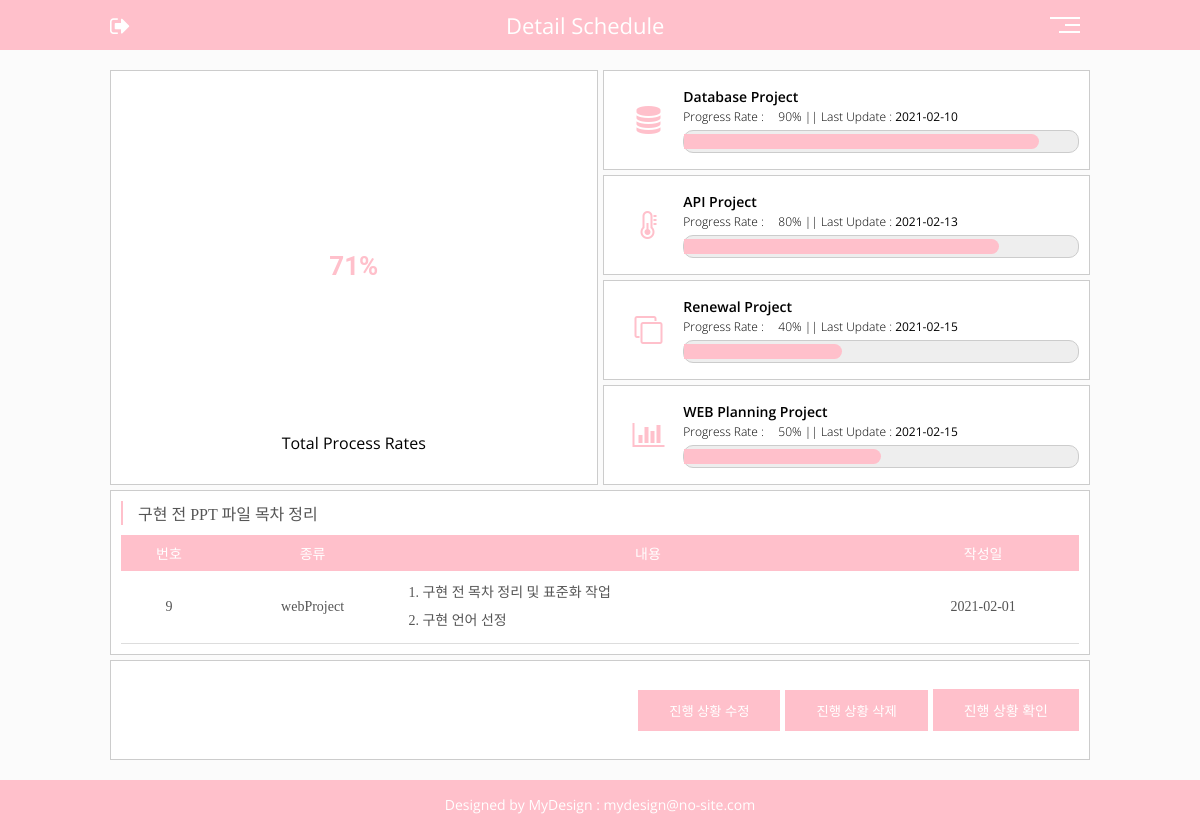
Page /pages/detail_view.php?num=9 (signed in) on the earlier database version.
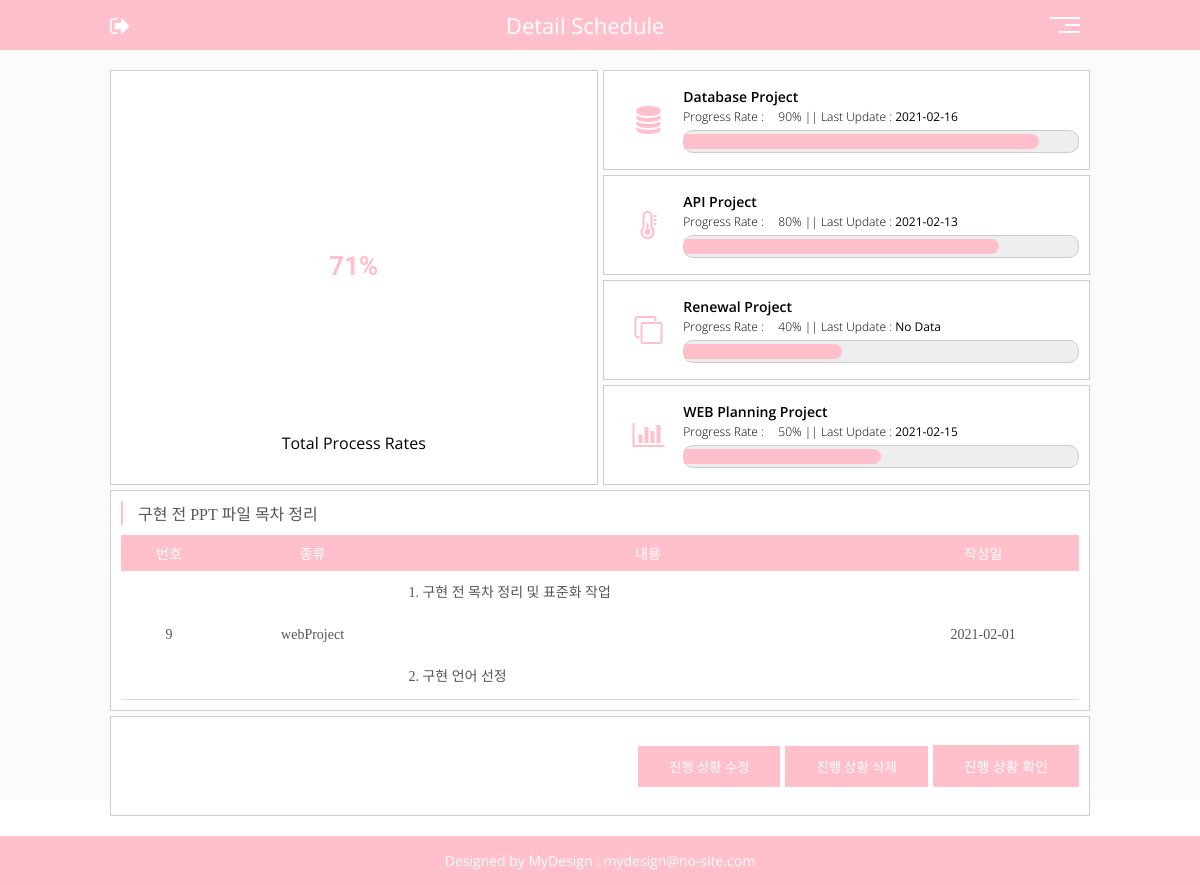
Same page on the later database version.
### tables this page shows
CREATE TABLE `sch_txt` (
  `sch_txt_num` int(11) NOT NULL COMMENT '고유번호',
  `sch_txt_cate` varchar(20) NOT NULL COMMENT '프로젝트 종류',
  `sch_txt_tit` varchar(50) NOT NULL COMMENT '작성 스케줄 제목',
  `sch_txt_con` text NOT NULL COMMENT '작성 스케줄 내용',
  `sch_txt_reg` date NOT NULL COMMENT '글 등록일'
);

### include/latest_date.php (called while the page is built, shortened)
<?php
  $db_date_sql = "select * from sch_txt where sch_txt_cate='dbProject' order by sch_txt_num desc limit 1";
  $db_date_result = mysqli_query($dbConn, $db_date_sql);
  $db_date_row = mysqli_fetch_array($db_date_result);
  if(!$db_date_row){
    $db_date = "No Data";
  } else {
    $db_date = $db_date_row['sch_txt_reg'];
  }
  $ren_date_sql = "select * from sch_txt where sch_txt_cate='renewalProject' order by sch_txt_num desc limit 1";
  $ren_date_result = mysqli_query($dbConn, $ren_date_sql);
  $ren_date_row = mysqli_fetch_array($ren_date_result);
  if(!$ren_date_row){
    $ren_date = "No Data";
  } else {
    $ren_date = $ren_date_row['sch_txt_reg'];
  }
?>

### pages/detail_view.php (the view, shortened to what the changed rows need)
<!DOCTYPE html>
<html lang="en">
<head>
  <link rel="stylesheet" href="https://stackpath.bootstrapcdn.com/font-awesome/4.7.0/css/font-awesome.min.css" />
  <link rel="stylesheet" href="/myschedule/css/reset.css" />
  <link rel="stylesheet" href="/myschedule/css/style.css" />
  <link rel="stylesheet" href="/myschedule/css/media.css" />
</head>
<body>
  <div class="wrap">
    <?php include $_SERVER["DOCUMENT_ROOT"]."/myschedule/include/header.php"; ?>
    <?php
      $detail_num=$_GET['num'];
      include $_SERVER['DOCUMENT_ROOT']."/myschedule/include/db_conn.php";
      $sql="select * from schedule_progress";
      $sch_result=mysqli_query($dbConn, $sql);
      $sch_row=mysqli_fetch_array($sch_result);
      $sch_db = $sch_row['sch_db'];
      $sch_ren = $sch_row['sch_ren'];
    ?>
    <div class="center gridWrap">
      <div class="inputContainer">
        <?php
          include $_SERVER["DOCUMENT_ROOT"]."/myschedule/include/latest_date.php";
          include $_SERVER["DOCUMENT_ROOT"]."/myschedule/include/grid_up.php";
        ?>
        <div class="item viewBox">
          <?php
            include $_SERVER['DOCUMENT_ROOT']."/myschedule/include/db_conn.php";
            $sql = "select * from sch_txt where sch_txt_num = $detail_num";
            $board_result = mysqli_query($dbConn, $sql);
            while($board_row = mysqli_fetch_array($board_result)){
              $bo_num = $board_row['sch_txt_num'];
              $bo_tit = $board_row['sch_txt_tit'];
            ?>
          <form action="/myschedule/php/detail_update.php?num=<?=$bo_num?>" method="post">
            <div class="detailTit">
              <h2><?=$bo_tit?></h2>
            </div>
              <?php
            }
            ?>
          </form>
        </div>
      </div>
    </div>
  </div>
</body>
</html>

### include/grid_up.php (shortened to what the changed rows need)
<div class="item subPfBar">
  <div class="pfContents">
    <p>Progress Rate : <input type="text" value="<?=$sch_db?>" class="rateNum" name="sch_db_rate">% || Last
      Update :
      <b><?=$db_date?></b>
    </p>
  </div>
</div>
<div class="item subPfBar">
  <div class="pfContents">
    <p>Progress Rate : <input type="text" value="<?=$sch_ren?>" class="rateNum" name="sch_ren_rate">% || Last
      Update :
      <b><?=$ren_date?></b>
    </p>
  </div>
</div>

Differences in the rows shown:
no longer on this page (row edited): sch_txt: sch_txt_reg "2021-02-10"
removed sch_txt: sch_txt_reg "2021-02-15"
added sch_txt: sch_txt_reg "2021-02-16"
Other differences:
$ren_date: (not shown) → "No Data"
